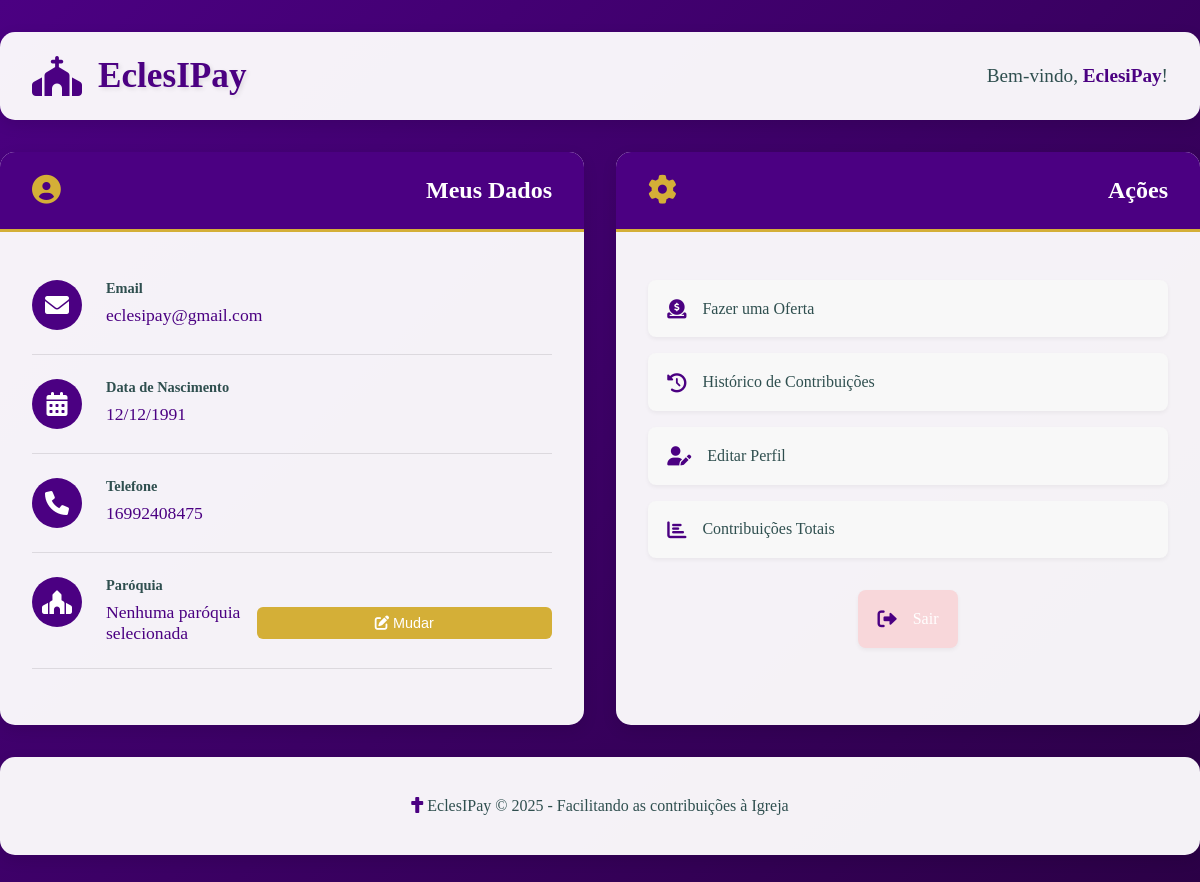
The page /home/ (signed in) on the database its author committed.
### dizimo/models.py (models this page shows, shortened)
class Usuario(AbstractBaseUser, PermissionsMixin):
    nome = models.CharField(max_length=150)
    email = models.EmailField(unique=True)
    data_nascimento = models.DateField()
    telefone = models.CharField(max_length=20)
    cpf = models.CharField(max_length=11, null=True, blank=True, default=None)  # Now unique but still nullable
    paroquia = models.ForeignKey(Paroquia, on_delete=models.SET_NULL, null=True, blank=True)
    email_confirmado = models.BooleanField(default=False)
    data_cadastro = models.DateTimeField(default=timezone.now)
    is_active = models.BooleanField(default=True)
    is_staff = models.BooleanField(default=False)
    is_superuser = models.BooleanField(default=False)
    objects = UsuarioManager()
    USERNAME_FIELD = 'email'
    REQUIRED_FIELDS = ['nome', 'data_nascimento', 'telefone']  # Keep CPF out for now

### dizimo/views.py (the view)
# urls.py: path('home/', views.home, name='home'),
@login_required
def home(request):
    paroquias = Paroquia.objects.all()
    return render(request, 'home.html', {'paroquias': paroquias})

### dizimo/templates/home.html (shortened to what this page needs)
{% load static %}
<!DOCTYPE html>
<html>
<head>
    <link rel="stylesheet" href="https://cdnjs.cloudflare.com/ajax/libs/font-awesome/6.0.0-beta3/css/all.min.css">
    <link rel="stylesheet" href="{% static 'css/style.css' %}">
</head>
<body class="home-page">
    <div class="home-container">
        <header class="home-header">
            <div class="logo-area">
                <i class="fas fa-church"></i>
                <h1>EclesIPay</h1>
            </div>
            <div class="user-welcome">
                Bem-vindo, <span class="user-name">{{ request.user.nome }}</span>!
            </div>
        </header>
        <main class="home-content">
            <section class="user-card">
                <div class="card-header">
                    <i class="fas fa-user-circle"></i>
                    <h2>Meus Dados</h2>
                </div>
                <div class="card-body">
                    <div class="info-item">
                        <div class="info-icon"><i class="fas fa-envelope"></i></div>
                        <div class="info-content">
                            <div class="info-label">Email</div>
                            <div class="info-value">{{ request.user.email }}</div>
                        </div>
                    </div>
                    <div class="info-item">
                        <div class="info-icon"><i class="fas fa-calendar-alt"></i></div>
                        <div class="info-content">
                            <div class="info-label">Data de Nascimento</div>
                            <div class="info-value">{{ request.user.data_nascimento|date:"d/m/Y" }}</div>
                        </div>
                    </div>
                    <div class="info-item">
                        <div class="info-icon"><i class="fas fa-phone"></i></div>
                        <div class="info-content">
                            <div class="info-label">Telefone</div>
                            <div class="info-value">{{ request.user.telefone }}</div>
                        </div>
                    </div>
                    <div class="info-item paroquia-info">
                        <div class="info-icon"><i class="fas fa-place-of-worship"></i></div>
                        <div class="info-content">
                            <div class="info-label">Paróquia</div>
                            <div class="info-value">
                                <span id="paroquiaAtual">
                                    {% if request.user.paroquia %}
                                        {{ request.user.paroquia.nome }}
                                    {% else %}
                                        Nenhuma paróquia selecionada
                                    {% endif %}
                                </span>
                                <button type="button" id="mudarParoquia" class="btn-change">
                                    <i class="fas fa-edit"></i> Mudar
                                </button>
                            </div>
                        </div>
                    </div>
                </div>
            </section>
            <section class="actions-card">
                <div class="card-header">
                    <i class="fas fa-cog"></i>
                    <h2>Ações</h2>
                </div>
                <div class="card-body">
                    <a href="{% url 'fazer_oferta' %}" class="action-button">
                        <i class="fas fa-donate"></i> Fazer uma Oferta
                    </a>
                    <a href="{% url 'historico_contribuicao' %}" class="action-button">
                        <i class="fas fa-history"></i> Histórico de Contribuições
                    </a>
                    <a href="{% url 'editar_perfil' %}" class="action-button">
                        <i class="fas fa-user-edit"></i> Editar Perfil
                    </a>
                    {% if request.user.is_superuser %}
                    <a href="{% url 'admin_contribuicoes' %}" class="action-button">
                        <i class="fas fa-chart-bar"></i> Contribuições Totais
                    </a>
                    {% endif %}
                    <a href="{% url 'logout' %}" class="action-button logout-btn">
                        <i class="fas fa-sign-out-alt"></i> Sair
                    </a>
                </div>
            </section>
        </main>
        <footer class="home-footer">
            <p><i class="fas fa-cross"></i> EclesIPay &copy; {% now "Y" %} - Facilitando as contribuições à Igreja</p>
        </footer>
    </div>
</body>
</html>

### dizimo/static/css/style.css (style rules this page uses)
:root { --primary-color: #4B0082; --secondary-color: #D4AF37; --light-color: #F8F8FF; --dark-color: #2F4F4F; }
body { background: linear-gradient(45deg, var(--primary-color), var(--dark-color)); font-family: 'Merriweather', serif; min-height: 100vh; display: flex; align-items: center; justify-content: center; }
button { background: var(--primary-color); color: white; padding: 12px 25px; border: none; border-radius: 5px; cursor: pointer; font-size: 1.1rem; transition: all 0.3s ease; width: 100%; }
a { color: var(--primary-color); text-decoration: none; }
body { padding: 20px; }
h1 { color: var(--primary-color); text-align: center; margin-bottom: 2rem; font-size: 2.2rem; text-shadow: 2px 2px 4px rgba(0,0,0,0.1); }
#mudarParoquia { background: var(--secondary-color); color: white; padding: 8px 16px; border: none; border-radius: 6px; margin-left: 10px; font-size: 0.9rem; transition: all 0.3s ease; }
.logout-btn { display: block; width: fit-content; margin: 2rem auto 0; padding: 12px 24px; background: var(--secondary-color); color: white !important; border-radius: 8px; text-align: center; transition: all 0.3s ease; text-decoration: none !important; font-weight: 500; }
.home-page { background: linear-gradient(135deg, var(--primary-color) 0%, #2b0046 100%); min-height: 100vh; padding: 0; margin: 0; display: flex; align-items: flex-start; justify-content: center; }
.home-container { width: 100%; max-width: 1200px; margin: 2rem auto; display: flex; flex-direction: column; gap: 2rem; }
.home-header { background: rgba(255, 255, 255, 0.95); padding: 1.5rem 2rem; border-radius: 15px; box-shadow: 0 5px 15px rgba(0, 0, 0, 0.1); display: flex; justify-content: space-between; align-items: center; }
.logo-area { display: flex; align-items: center; gap: 1rem; }
.logo-area i { font-size: 2.5rem; color: var(--primary-color); }
.logo-area h1 { font-size: 2.2rem; margin: 0; color: var(--primary-color); font-weight: bold; }
.user-welcome { font-size: 1.2rem; color: var(--dark-color); }
.user-name { font-weight: bold; color: var(--primary-color); }
.home-content { display: grid; grid-template-columns: 1fr 1fr; gap: 2rem; }
.user-card, .actions-card { background: rgba(255, 255, 255, 0.95); border-radius: 15px; overflow: hidden; box-shadow: 0 5px 15px rgba(0, 0, 0, 0.1); transition: transform 0.3s ease; }
.card-header { background: var(--primary-color); color: white; padding: 1.5rem 2rem; display: flex; align-items: center; gap: 1rem; border-bottom: 3px solid var(--secondary-color); }
.card-header i { font-size: 1.8rem; color: var(--secondary-color); }
.card-header h2 { margin: 0; font-size: 1.5rem; }
.card-body { padding: 2rem; }
.info-item { display: flex; margin-bottom: 1.5rem; padding-bottom: 1.5rem; border-bottom: 1px solid rgba(0,0,0,0.1); }
.info-icon { width: 50px; height: 50px; background: var(--primary-color); border-radius: 50%; display: flex; align-items: center; justify-content: center; margin-right: 1.5rem; }
.info-icon i { font-size: 1.5rem; color: white; }
.info-content { flex: 1; }
.info-label { font-weight: bold; color: var(--dark-color); margin-bottom: 0.5rem; font-size: 0.9rem; }
.info-value { color: var(--primary-color); font-size: 1.1rem; display: flex; align-items: center; justify-content: space-between; }
.btn-change { background: var(--secondary-color); color: white; border: none; border-radius: 20px; padding: 0.5rem 1rem; font-size: 0.9rem; cursor: pointer; transition: all 0.3s ease; }
.action-button { display: flex; align-items: center; padding: 1.2rem; background: #f8f8f8; border-radius: 8px; margin-bottom: 1rem; text-decoration: none; color: var(--dark-color); transition: all 0.3s ease; box-shadow: 0 2px 4px rgba(0,0,0,0.05); }
.action-button i { font-size: 1.2rem; color: var(--primary-color); margin-right: 1rem; transition: all 0.3s ease; }
.logout-btn { background: #f8d7da; color: #721c24; }
.home-footer { background: rgba(255, 255, 255, 0.95); padding: 1.5rem; border-radius: 15px; text-align: center; color: var(--dark-color); box-shadow: 0 5px 15px rgba(0, 0, 0, 0.1); }
.home-footer i { color: var(--primary-color); }
.card-header { display: flex; justify-content: space-between; align-items: center; margin-bottom: 1rem; }

### rows shown on the page
Usuario: user.nome "EclesiPay", user.email "eclesipay@gmail.com", user.data_nascimento "12/12/1991", user.telefone "16992408475"
